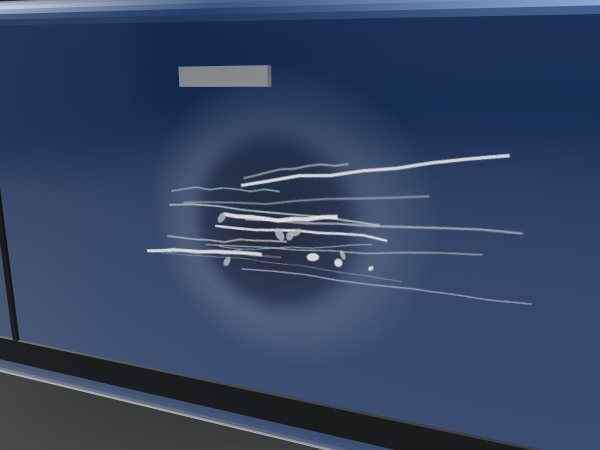
#> input picture mirae/assets/photo-damage.jpg, 1200 x 900 px (shown at 1/2 size)
$ python -i animate.py   (imports and definitions only)   (older library calls are emulated)
#> lines starting #> are read from the running program, lines starting #| are printed output that depends on the picture
#!/usr/bin/env python3
"""사진 1장 → 실제로 움직이는 듯한 영상 (무료 · 내 컴퓨터에서 처리)

1) 깊이 추정(Depth Anything V2 small, ONNX)으로 가까운 것과 먼 것을 나눈 뒤
2) 카메라가 천천히 다가가거나 옆으로 흐르는 3D 시차(패럴랙스)를 주고
3) 하늘은 구름이 흐르고, 물은 일렁이고, 밤하늘 별은 반짝이게 합니다.

사용법:
  python3 studio/tools/animate.py 사진.jpg 결과.mp4 [--secs 2] [--size 1080x1350] [--move push|left|right|up|orbit] [--fx auto|none|sky,water,stars]
필요: pip install onnxruntime opencv-python-headless  (모델 약 100MB 는 처음 한 번 자동으로 받음)
"""
import argparse, math, os, subprocess, sys, urllib.request
from pathlib import Path

import numpy as np

MODEL_URL = "https://huggingface.co/onnx-community/depth-anything-v2-small/resolve/main/onnx/model.onnx"
MODEL = Path(os.environ.get("STUDIO_CACHE", Path.home() / ".cache" / "studio")) / "depth_small.onnx"
_SESS = None


# [6 lines left out: function available, not called in this run]


def _session():
    global _SESS
    if _SESS is None:
        import onnxruntime as ort
        if not MODEL.exists():
            MODEL.parent.mkdir(parents=True, exist_ok=True)
            print("  · 깊이 모델 내려받는 중 (약 100MB, 처음 한 번)")
            urllib.request.urlretrieve(MODEL_URL, MODEL)
        so = ort.SessionOptions()
        so.intra_op_num_threads = 2
        _SESS = ort.InferenceSession(str(MODEL), so, providers=["CPUExecutionProvider"])
    return _SESS


def depth(rgb):
    """rgb(H,W,3 uint8) → 가까울수록 1, 멀수록 0 인 깊이 지도 (H,W float32)"""
    import cv2
    h, w = rgb.shape[:2]
#> h = 900; w = 1200
    k = 518 / min(h, w)
#> k = 0.576
    th, tw = max(14, round(h * k / 14) * 14), max(14, round(w * k / 14) * 14)
#> th = 518; tw = 686
    x = cv2.resize(rgb, (tw, th), interpolation=cv2.INTER_AREA).astype(np.float32) / 255
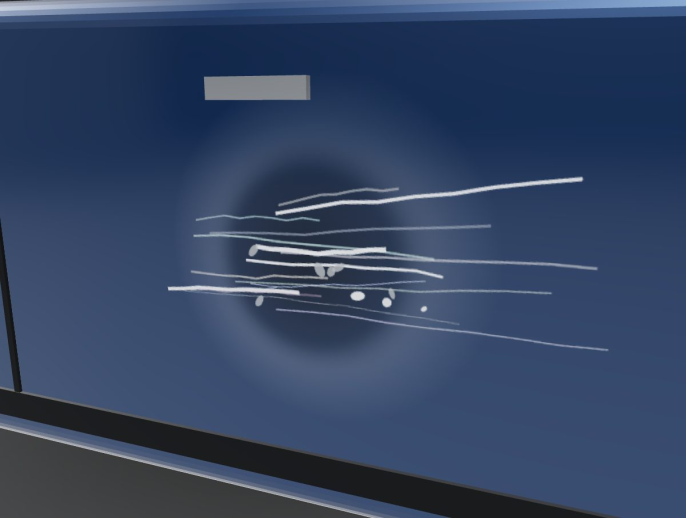
#> x: shape (518, 686, 3) float32; mean R, G, B 0.202, 0.268, 0.384
    x = (x - [0.485, 0.456, 0.406]) / [0.229, 0.224, 0.225]
    out = _session().run(None, {"pixel_values": x.transpose(2, 0, 1)[None].astype(np.float32)})[0][0]
    d = cv2.resize(out, (w, h), interpolation=cv2.INTER_CUBIC)
    lo, hi = np.percentile(d, 2), np.percentile(d, 98)
    d = np.clip((d - lo) / max(1e-6, hi - lo), 0, 1)
    return cv2.GaussianBlur(d, (0, 0), max(2, w / 300)).astype(np.float32)  # 경계 찢김 줄이기


# [113 lines left out: functions masks, cover_crop, frames, render, main, not called in this run]


# [2 lines not run here, left out]

>>> import cv2
>>> picture = cv2.cvtColor(cv2.imread('../../mirae/assets/photo-damage.jpg'), cv2.COLOR_BGR2RGB)
#> (the run stopped early here; a loop or call above may not have finished)
